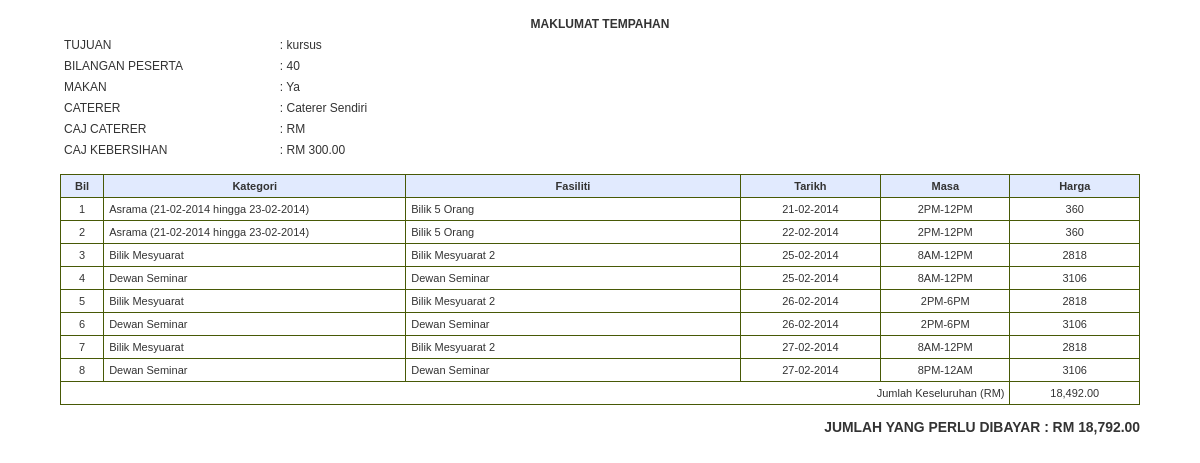
Screenshot of /detail_tempahan3.php?g=SH1402177 with the database file from the repository.
### tables this page shows
CREATE TABLE `maklumat` (
  `id_maklumat` int(11) NOT NULL auto_increment,
  `ic` varchar(111) NOT NULL,
  `tujuan` varchar(1111) NOT NULL,
  `bil_peserta` int(11) NOT NULL,
  `makan` varchar(10) NOT NULL,
  `caterer` varchar(111) NOT NULL,
  `no_tempahan` varchar(111) NOT NULL,
  `caj_caterer` varchar(111) NOT NULL,
  `caj_kebersihan` varchar(111) NOT NULL,
  `bilik_basuhan` varchar(111) NOT NULL,
  PRIMARY KEY  (`id_maklumat`)
);

CREATE TABLE `add_fasiliti` (
  `id` int(11) NOT NULL,
  `no_tempahan` varchar(20) NOT NULL,
  `ic` varchar(111) NOT NULL,
  `kategori` varchar(111) NOT NULL,
  `id_fasiliti` int(11) NOT NULL,
  `fasiliti` varchar(1111) NOT NULL,
  `tarikh` date NOT NULL,
  `tarikh_mula` varchar(11) NOT NULL,
  `tarikh_akhir` varchar(11) NOT NULL,
  `jum_hari` int(11) NOT NULL,
  `rm_pa` varchar(111) NOT NULL,
  `rm_lcd` varchar(111) NOT NULL,
  `rm_mbulat` varchar(111) NOT NULL,
  `rm_mbuffet` varchar(111) NOT NULL,
  `rm_moblong` varchar(111) NOT NULL,
  `rm_kbanquet` varchar(111) NOT NULL,
  `rm_kplastik` varchar(111) NOT NULL,
  `bil_pa` int(11) NOT NULL,
  `bil_lcd` int(11) NOT NULL,
  `bil_mbulat` int(11) NOT NULL,
  `bil_mbuffet` int(11) NOT NULL,
  `bil_moblong` int(11) NOT NULL,
  `bil_banquet` int(11) NOT NULL,
  `bil_kplastik` int(11) NOT NULL,
  `jenis_susunan` varchar(111) NOT NULL,
  `bil_bilik` int(11) NOT NULL,
  `masa` varchar(111) NOT NULL,
  `harga` varchar(111) NOT NULL,
  `grand_total` varchar(111) NOT NULL,
  `total_peralatan` float(65,2) NOT NULL,
  `status_submit` int(11) NOT NULL,
  `status_approve` int(11) NOT NULL COMMENT '1 = Belum Approve ; 2 = Approve ; 3 = Tolak ; '
);

### detail_tempahan3.php (the view, shortened to what this page needs)
<!DOCTYPE html PUBLIC "-//W3C//DTD XHTML 1.0 Transitional//EN" "http://www.w3.org/TR/xhtml1/DTD/xhtml1-transitional.dtd">
<html xmlns="http://www.w3.org/1999/xhtml">
<head>
<link rel="stylesheet" type="text/css" href="css/a.css">
</head>
<body>
<br /><div align="center">
<?php
  $sql2 = mysql_query("select * from maklumat where no_tempahan = '".$_GET['g']."'");
  $res2 = mysql_fetch_array($sql2);
?>
<table width="90%" border="0" cellspacing="0" cellpadding="0" class="hovertable2">
  <tr>
    <th colspan="2">MAKLUMAT TEMPAHAN</th>
    </tr>
  <tr>
    <td width="20%">TUJUAN</td>
    <td width="80%">: <?php echo $res2['tujuan']; ?></td>
  </tr>
  <tr>
    <td>BILANGAN PESERTA</td>
    <td>: <?php echo $res2['bil_peserta']; ?></td>
  </tr>
  <tr>
    <td>MAKAN</td>
    <td>: <?php echo $res2['makan']; ?></td>
  </tr>
  <tr>
    <td>CATERER</td>
    <td>: <?php echo $res2['caterer']; ?></td>
  </tr>
  <tr>
    <td>CAJ CATERER</td>
    <td>: <?php echo "RM ".$res2['caj_caterer']; ?></td>
  </tr>
  <tr>
    <td>CAJ KEBERSIHAN</td>
    <td>: <?php echo "RM ".$res2['caj_kebersihan']; ?></td>
  </tr>
</table>
<br />
<table width="90%" border="0" cellspacing="0" cellpadding="0" class="hovertable">
  <tr>
    <th width="4%">Bil</th>
    <th width="28%">Kategori</th>
    <th width="31%">Fasiliti</th>
    <th width="13%">Tarikh</th>
    <th width="12%">Masa</th>
    <th width="12%">Harga</th>
  </tr>
  <?php
  $a = 1;
  $sql = mysql_query("select * from add_fasiliti where no_tempahan = '".$_GET['g']."' order by tarikh asc, id_fasiliti desc");
  while($res = mysql_fetch_array($sql)){
  ?>
  <tr>
    <td align="center"><?php echo $a++; ?></td>
    <td><?php echo $res['kategori']; ?></td>
    <td><?php echo $res['fasiliti']; ?></td>
    <td align="center"><?php echo date('d-m-Y', strtotime($res['tarikh'])); ?></td>
    <td align="center"><?php echo $res['masa']; ?></td>
    <td align="center"><?php echo $res['grand_total']; ?></td>
  </tr>
  <?php $jum = $jum+$res['grand_total'];} ?>
  <tr>
    <td colspan="5" align="right">Jumlah Keseluruhan (RM)</td>
    <td align="center"><?php echo number_format($jum,2); ?></td>
  </tr>
</table>
<br />
<table width="90%" border="0" cellspacing="0" cellpadding="0">
  <tr>
    <td align="right"><h5>JUMLAH YANG PERLU DIBAYAR : RM <?php echo number_format($jum + $res2['caj_caterer'] + $res2['caj_kebersihan'],2); ?></h5></td>
  </tr>
</table>
</div>
</body>
</html>

### css/a.css (style rules this page uses)
* { margin:0;padding:0 }
body { font-size:72.5% }
h5,h6 { font-size:1.2em }
h1,h2,h3,h4,h5,h6 { font-family:Arial,Helvetica,sans-serif }
h1,h2,h3,h4,h5,h6 { margin:0;padding:0;color:#036;line-height:1.3em }
h5 { color:#333;padding-bottom:6px }
body { font-family:Arial,Helvetica,sans-serif }
table.hovertable { font-family: verdana,arial,sans-serif; font-size:11px; color:#333333; border-width: 1px; border-color: #475906; border-collapse: collapse; }
table.hovertable th { background-color:#E1EAFE; border-width: 1px; padding: 5px; border-style: solid; border-color: #475906; font-family: verdana,arial,sans-serif; font-size:11px; }
table.hovertable tr { background-color:#fff; }
table.hovertable td { border-width: 1px; padding: 5px; border-style: solid; border-color: #475906; font-family: verdana,arial,sans-serif; font-size:11px; }
table.hovertable2 { font-family: verdana,arial,sans-serif; font-size:11px; color:#333333; border-width: 1px; border-color: transparent; border-collapse: collapse; }
table.hovertable2 th { background-color:#fff; border-width: 1px; padding: 3px; border-style: solid; border-color: transparent; font-family: verdana,arial,sans-serif; font-size:12px; }
table.hovertable2 tr { background-color:#fff; }
table.hovertable2 td { border-width: 1px; padding: 3px; border-style: solid; border-color: transparent; font-family: verdana,arial,sans-serif; font-size:12px; }

### rows the page displays
maklumat: tujuan "kursus", bil_peserta "40", makan "Ya", caterer "Caterer Sendiri", caj_kebersihan "300.00", $jum + $res2['caj_caterer'] + $res2['caj_kebersihan'] "18,792.00"
add_fasiliti: kategori "Asrama (21-02-2014 hingga 23-02-2014)", fasiliti "Bilik 5 Orang", tarikh "21-02-2014", masa "2PM-12PM", grand_total "360"
add_fasiliti: kategori "Asrama (21-02-2014 hingga 23-02-2014)", fasiliti "Bilik 5 Orang", tarikh "22-02-2014", masa "2PM-12PM", grand_total "360"
add_fasiliti: kategori "Bilik Mesyuarat", fasiliti "Bilik Mesyuarat 2", tarikh "25-02-2014", masa "8AM-12PM", grand_total "2818"
add_fasiliti: kategori "Dewan Seminar", fasiliti "Dewan Seminar", tarikh "25-02-2014", masa "8AM-12PM", grand_total "3106"
add_fasiliti: kategori "Bilik Mesyuarat", fasiliti "Bilik Mesyuarat 2", tarikh "26-02-2014", masa "2PM-6PM", grand_total "2818"
add_fasiliti: kategori "Dewan Seminar", fasiliti "Dewan Seminar", tarikh "26-02-2014", masa "2PM-6PM", grand_total "3106"
add_fasiliti: kategori "Bilik Mesyuarat", fasiliti "Bilik Mesyuarat 2", tarikh "27-02-2014", masa "8AM-12PM", grand_total "2818"
add_fasiliti: kategori "Dewan Seminar", fasiliti "Dewan Seminar", tarikh "27-02-2014", masa "8PM-12AM", grand_total "3106"

### other values shown
$jum "18,492.00"
